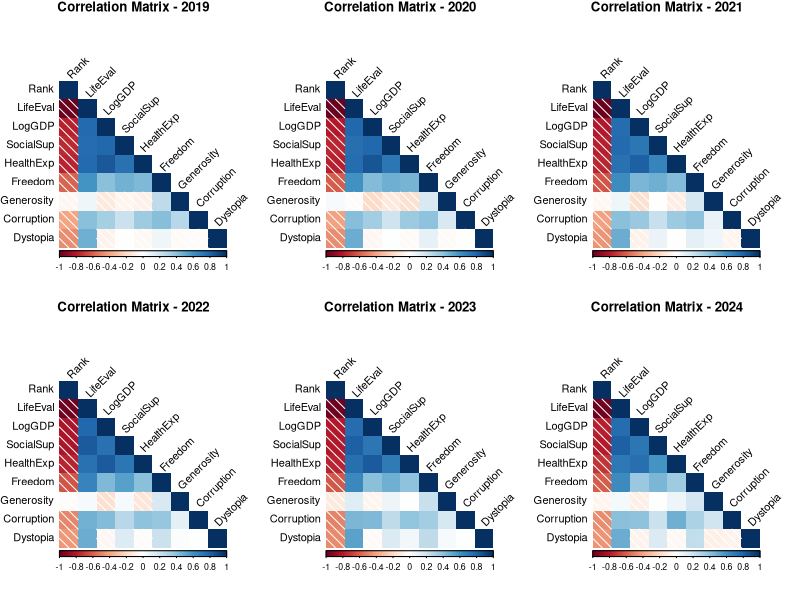

The R script that drew this image:
library(tidyverse)
library(dplyr)
library(ggplot2)
library(gridExtra)
library(corrplot)

# data sources
# https://worldhappiness.report/
# https://data360.worldbank.org/en/indicator/WB_ESG_SM_POP_NETM
# https://data360.worldbank.org/en/indicator/WB_ESG_EN_POP_DNST
# https://data360.worldbank.org/en/indicator/WB_ESG_SH_STA_OWAD_ZS
# https://data360.worldbank.org/en/indicator/WB_ESG_SH_MED_BEDS_ZS

happiness_raw = read.csv2(file = "happiness.csv")
happiness_numeric = happiness_raw[sapply(happiness_raw, is.numeric)]
# filter obs with NA
happiness = na.omit(happiness_numeric)

# separate by year, so that happines_by_year$year becomes a data frame with all the lines of the same year
happiness_by_year = split(happiness, happiness$Year)

# remove Year column from each data frame in the list
happiness_by_year = lapply(happiness_by_year, function(df) df %>% select(-Year))

# duplicate to remove upper and lower confidence intervals
happiness_by_year = lapply(happiness_by_year, function(df) df %>% select(-c(Lower.whisker, Upper.whisker)))

# correlation matrices for each year, from 2018 to 2024, arranged in a grid
correlation_matrices = lapply(happiness_by_year, function(df) cor(df))

# shorten variables names for better display in correlation plots
shorten_names = function(corr_matrix) {
  colnames(corr_matrix) = c("Rank", "LifeEval", "LogGDP", "SocialSup", "HealthExp", "Freedom", "Generosity", "Corruption", "Dystopia")
  rownames(corr_matrix) = c("Rank", "LifeEval", "LogGDP", "SocialSup", "HealthExp", "Freedom", "Generosity", "Corruption", "Dystopia")
  return(corr_matrix)
}
correlation_matrices = lapply(correlation_matrices, shorten_names)

# setup the grid for 3x2 plots
par(mfrow = c(2, 3))

plots = function(corr_matrix, year) {
  # title below, with year, name of variables very shortened
  corrplot(corr_matrix, method = "shade", type = "lower", tl.col = "black", tl.srt = 45, title = paste("Correlation Matrix -", year), mar = c(0,0,1,0))
          
}
correlation_plots = mapply(plots, correlation_matrices, names(correlation_matrices), SIMPLIFY = FALSE)
